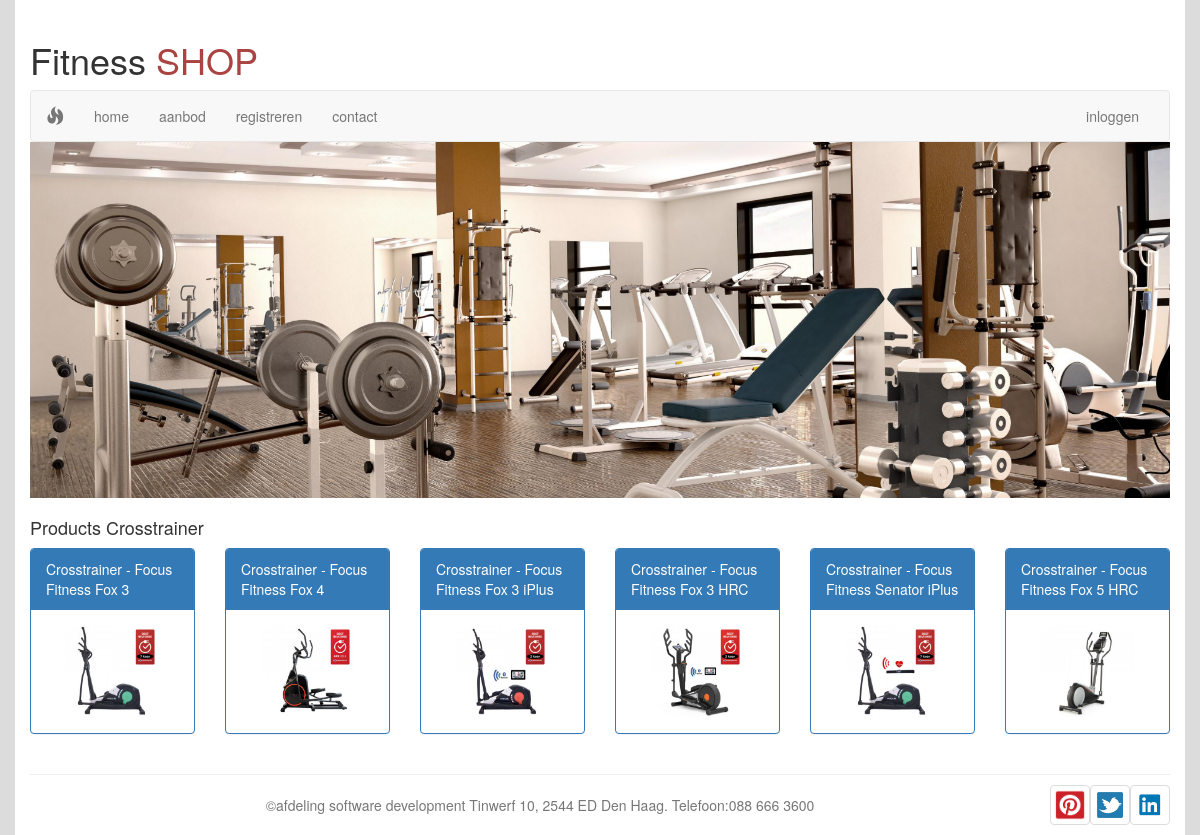
The app's page /products/2 with its own data.
### tables this page shows
CREATE TABLE `category` (
  `id` int(11) NOT NULL,
  `name` varchar(255) NOT NULL,
  `picture` varchar(255) NOT NULL,
  `description` text NOT NULL
);

CREATE TABLE `product` (
  `id` int(11) NOT NULL,
  `name` varchar(255) NOT NULL,
  `picture` varchar(255) NOT NULL,
  `description` text NOT NULL,
  `category_id` int(11) NOT NULL
);

### Modules/Categories.php (called while the page is built, shortened)
<?php
    function getCategoryName(int $id)
    {
        GLOBAL $pdo;
        $sth=$pdo->prepare('SELECT * FROM category WHERE id= ? ');
        $sth->bindParam(1,$id,PDO::PARAM_INT);
        $sth->execute();
        $category= $sth->fetch(PDO::FETCH_ASSOC);
        return $category['name'];
    }

### Modules/Products.php (called while the page is built, shortened)
<?php
    function getProducts()
    {
        GLOBAL $pdo,$params;
        $sth=$pdo->prepare('SELECT * FROM product WHERE category_id=? ');
        $sth->bindParam(1,$params[1]);
        $sth->execute();
        return $sth->fetchAll(PDO::FETCH_CLASS,'Product');
    }

### Templates/products.php (the view, shortened to what this page needs)
<!DOCTYPE html>
<html>
<head>
    <link rel="stylesheet" href='/healthone/public/css/bootstrap.min.css' />
</head>
<body style="background-color: gainsboro">
<div class="container" style="background-color: white">
    <?php
    include_once ('defaults/header.php');
    include_once ('defaults/menu.php');
    include_once ('defaults/pictures.php');
    GLOBAL $name,$products;
    ?>
    <h4>Products <?=$name?></h4>
    <div class="row">
        <?php foreach ($products as $product): ?>
            <div class="col-sm-4 col-md-3 col-lg-2">
                <div class="panel panel-primary">
                    <div class="panel-heading"><?=$product->name?></div>
                    <a href="/healthone/product/<?=strtolower($name)?>/<?=$product->id?>">
                        <div class="panel-body">
                            <img class="img-responsive center-block" style="width:70%" src='/healthone/public/img/<?= $product->picture ?>' />
                        </div>
                    </a>
                </div>
            </div>
        <?php endforeach;?>
    </div>
    <hr>
    <?php
    include_once ('defaults/footer.php');
    ?>
</div>
</body>
</html>

### public/index.php (shortened to what this page needs)
<?php
    require '../Modules/Categories.php';
    require '../Modules/Products.php';
    require '../Modules/Database.php';
    $request  = str_replace("/healthone/", "", $_SERVER['REQUEST_URI']);
    $params   = explode("/", $request);
    switch($params[0]) {
        case 'products':
            $products=getProducts();
            $name=getCategoryName($params[1]);
            include_once "../Templates/products.php";
            break;
    }

### Templates/defaults/header.php
<header>
       <div class="row" style="margin-top: 20px">
           <div class="col-sm-11">
               <h1 >Fitness <span class="text-danger"> SHOP</span></h1>
           </div>
       </div>
</header>

### Templates/defaults/menu.php (shortened to what this page needs)
<nav class="navbar navbar-default" style="margin-bottom: 0px">
                   <div class="container-fluid">
                       <div class="navbar-header">
                           <a class="navbar-brand" href="#"><span class="glyphicon glyphicon-fire"></span> </a>
                       </div>
                       <div class="collapse navbar-collapse" id="myNavbar">
                           <ul class="nav navbar-nav">
                                 <li><a href="/healthone/home">home</a></li>
                                    <li><a href="/healthone/categories">aanbod</a></li>
                                    <li><a href="#">registreren</a></li>
                                    <li><a href="#">contact</a></li>
                           </ul>
                           <ul class="nav navbar-nav navbar-right">
                               <li><a href="#">inloggen</a></li>
                           </ul>
                       </div>
                   </div>
               </nav>

### Templates/defaults/pictures.php
<figure>
    <img style="margin-bottom: 20px" class="img-responsive" src='/healthone/public/img/healthone-wide.png' />
</figure>

### Templates/defaults/footer.php
<footer>
    <img class="pull-right img-thumbnail" width="40"  style="margin-top: -10px;margin-bottom: 10px" src='/healthone/public/img/linkedin.jpg' />
    <img class="pull-right img-thumbnail" width="40"  style="margin-top: -10px;margin-bottom: 10px" src='/healthone/public/img/tweet.jpg' />
    <img class="pull-right img-thumbnail " width="40"  style="margin-top: -10px;margin-bottom: 10px" src='/healthone/public/img/pinterest.png' />
    <p class="text-muted text-center">&copy;afdeling software development Tinwerf 10, 2544 ED Den Haag. Telefoon:088 666 3600 </p>
</footer>

### records on screen
category: name "Crosstrainer"
product: name "Crosstrainer - Focus Fitness Fox 3", picture (picture)
product: name "Crosstrainer - Focus Fitness Fox 4", picture (picture)
product: name "Crosstrainer - Focus Fitness Fox 3 iPlus", picture (picture)
product: name "Crosstrainer - Focus Fitness Fox 3 HRC", picture (picture)
product: name "Crosstrainer - Focus Fitness Senator iPlus", picture (picture)
product: name "Crosstrainer - Focus Fitness Fox 5 HRC", picture (picture)
